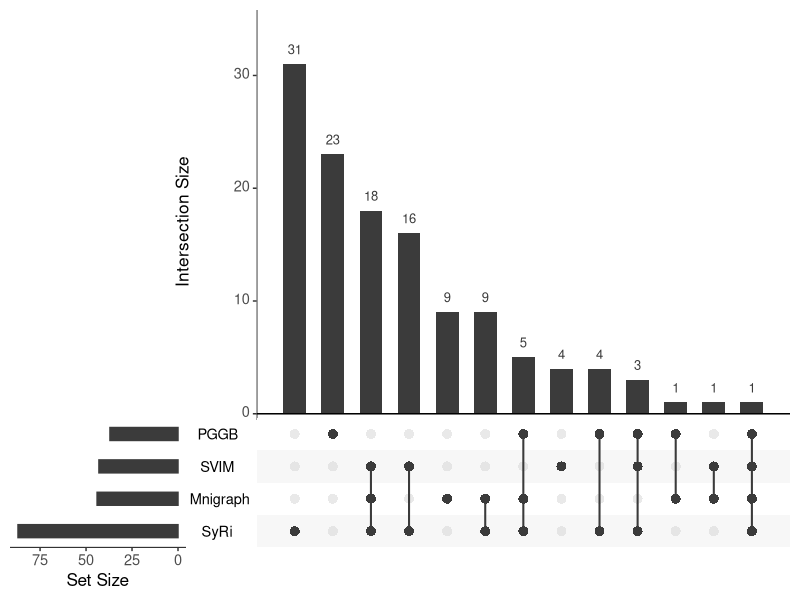
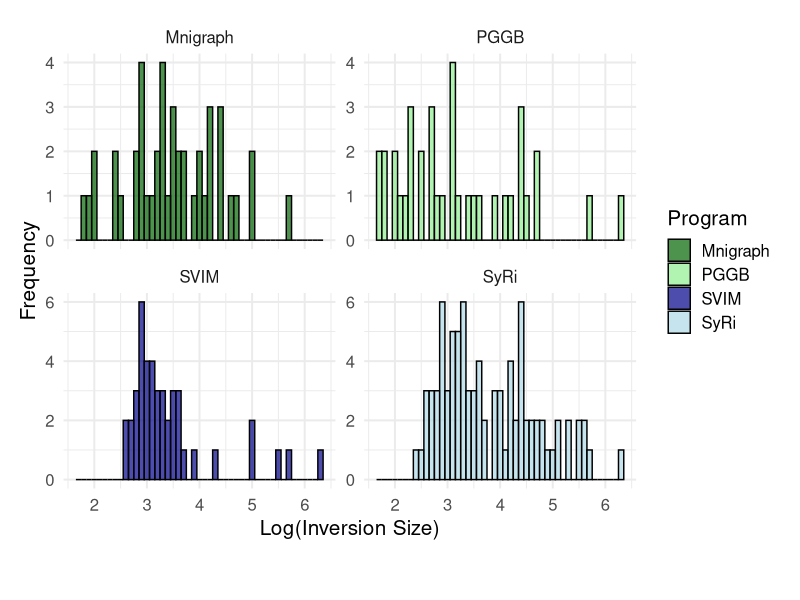

Write R code to recreate these figures, in order.
# Clean script for inversion discovery summary with UpSet plot and colored histograms

# Libraries

library(ggplot2)
library(dplyr)
library(tidyr)
library(UpSetR)

# read Data
data <- data.frame(
  Size = c(827,
           270,
           369,
           1594,
           63,
           507,
           1499,
           500,
           7954,
           185212,
           16425,
           1038,
           811,
           3844,
           366,
           102929,
           2572,
           23310,
           965,
           432,
           500,
           151,
           1039,
           455,
           1210,
           313,
           1380,
           2376,
           14448,
           4084,
           35086,
           12993,
           345,
           3500,
           1951,
           831,
           2229,
           842,
           51101,
           5014,
           3688,
           1692,
           3044,
           638,
           87522,
           81,
           839,
           306108,
           620,
           1369,
           20071,
           1884,
           35610,
           60220,
           110,
           2919,
           1230,
           110,
           519,
           186,
           184,
           318,
           69,
           52,
           196,
           137,
           2245,
           66,
           770,
           671,
           97,
           3068,
           23905,
           584,
           7370,
           392265,
           1199,
           27465,
           50,
           780,
           103653,
           93,
           4064,
           2207,
           2207,
           376312,
           246,
           1320,
           10370,
           805,
           37631,
           130142,
           183483,
           1528,
           1856,
           1343,
           23849,
           548,
           31473,
           781,
           16499,
           1030,
           49102,
           270,
           23358,
           1540,
           1194,
           7687,
           1633,
           9185,
           4891,
           731,
           1632,
           16836,
           527527,
           1205,
           1792165,
           21615,
           288389,
           1818,
           56812,
           9262,
           138184,
           24829,
           23877), 
  PGGB = c(0,
           0,
           0,
           0,
           0,
           0,
           1,
           1,
           1,
           0,
           0,
           0,
           0,
           1,
           0,
           0,
           0,
           1,
           0,
           0,
           1,
           1,
           0,
           0,
           1,
           1,
           1,
           0,
           1,
           0,
           1,
           1,
           0,
           0,
           0,
           0,
           0,
           0,
           1,
           0,
           0,
           0,
           0,
           0,
           0,
           0,
           0,
           0,
           0,
           0,
           0,
           0,
           0,
           0,
           0,
           0,
           1,
           1,
           1,
           1,
           1,
           1,
           1,
           1,
           1,
           1,
           1,
           1,
           1,
           1,
           1,
           1,
           1,
           0,
           0,
           0,
           0,
           1,
           1,
           0,
           0,
           0,
           0,
           0,
           0,
           0,
           0,
           0,
           0,
           0,
           0,
           0,
           0,
           0,
           0,
           1,
           0,
           0,
           0,
           0,
           0,
           0,
           1,
           0,
           0,
           0,
           0,
           0,
           0,
           0,
           0,
           0,
           0,
           0,
           1,
           0,
           1,
           0,
           0,
           0,
           0,
           0,
           0,
           0,
           0), # Corresponding PGGB values
  Mnigraph = c(1,
               1,
               0,
               0,
               1,
               0,
               0,
               0,
               0,
               0,
               0,
               0,
               0,
               0,
               0,
               1,
               0,
               1,
               0,
               0,
               0,
               0,
               0,
               0,
               0,
               0,
               0,
               1,
               1,
               0,
               0,
               1,
               1,
               1,
               1,
               0,
               1,
               1,
               0,
               1,
               1,
               0,
               1,
               1,
               0,
               1,
               1,
               0,
               0,
               0,
               0,
               1,
               1,
               0,
               1,
               1,
               0,
               0,
               0,
               0,
               0,
               0,
               0,
               0,
               0,
               0,
               0,
               0,
               0,
               0,
               0,
               0,
               1,
               1,
               0,
               0,
               0,
               1,
               0,
               1,
               1,
               1,
               1,
               0,
               0,
               0,
               1,
               0,
               1,
               0,
               0,
               0,
               0,
               1,
               1,
               0,
               0,
               0,
               0,
               0,
               1,
               1,
               1,
               0,
               0,
               0,
               1,
               1,
               1,
               1,
               1,
               0,
               0,
               1,
               1,
               0,
               0,
               0,
               0,
               0,
               0,
               0,
               0,
               0,
               0), # Corresponding Mnigraph values
  SVIM = c(0,
           0,
           1,
           1,
           0,
           1,
           0,
           0,
           1,
           0,
           0,
           1,
           1,
           0,
           0,
           1,
           1,
           0,
           1,
           1,
           0,
           0,
           1,
           0,
           0,
           0,
           0,
           1,
           0,
           1,
           0,
           0,
           0,
           1,
           1,
           1,
           1,
           1,
           0,
           1,
           1,
           0,
           1,
           1,
           0,
           0,
           0,
           0,
           1,
           0,
           1,
           0,
           0,
           0,
           0,
           1,
           0,
           0,
           0,
           0,
           0,
           0,
           0,
           0,
           0,
           0,
           0,
           0,
           0,
           0,
           0,
           0,
           0,
           1,
           0,
           0,
           1,
           0,
           0,
           1,
           1,
           0,
           1,
           0,
           0,
           0,
           0,
           1,
           0,
           1,
           0,
           0,
           0,
           1,
           1,
           1,
           0,
           1,
           0,
           1,
           0,
           1,
           0,
           0,
           0,
           0,
           1,
           0,
           0,
           0,
           0,
           0,
           1,
           0,
           1,
           0,
           1,
           0,
           1,
           0,
           0,
           0,
           0,
           0,
           0), # Corresponding SVIM values
  SyRi = c(0,
           0,
           1,
           1,
           0,
           1,
           0,
           0,
           1,
           1,
           1,
           1,
           1,
           1,
           1,
           0,
           1,
           0,
           1,
           1,
           0,
           0,
           0,
           1,
           0,
           0,
           0,
           1,
           1,
           1,
           1,
           1,
           1,
           1,
           1,
           1,
           1,
           1,
           1,
           1,
           1,
           1,
           1,
           1,
           1,
           0,
           1,
           1,
           1,
           1,
           1,
           0,
           1,
           1,
           0,
           1,
           0,
           0,
           0,
           0,
           0,
           0,
           0,
           0,
           0,
           0,
           1,
           0,
           0,
           0,
           0,
           0,
           1,
           1,
           1,
           1,
           1,
           1,
           0,
           1,
           1,
           0,
           1,
           1,
           1,
           1,
           0,
           0,
           1,
           0,
           1,
           1,
           1,
           1,
           1,
           1,
           1,
           1,
           1,
           0,
           1,
           1,
           1,
           1,
           1,
           1,
           1,
           1,
           0,
           1,
           1,
           1,
           1,
           1,
           1,
           1,
           1,
           1,
           1,
           1,
           1,
           1,
           1,
           1,
           1) # Corresponding SyRi values
)

# UpSet Plot
upset(
  data,
  sets = c("PGGB", "Mnigraph", "SVIM", "SyRi"),
  order.by = "freq",
  text.scale = 1.5,
  point.size = 3
)

# Prepare for Histograms
# Pivot to long, filter for "present" (i.e. 1)
active_data <- data %>%
  pivot_longer(cols = c("PGGB", "Mnigraph", "SVIM", "SyRi"),
               names_to = "Program",
               values_to = "Presence") %>%
  filter(Presence == 1) %>%
  mutate(LogSize = log10(Size))

# Colored Log10-Size Histograms (Facet by Program) 
p <- ggplot(active_data, aes(x = LogSize, fill = Program)) +
  geom_histogram(binwidth = 0.1, color = "black", alpha = 0.7) +
  facet_wrap(~ Program, nrow = 2, scales = "free_y") +
  labs(x = "Log(Inversion Size)", y = "Frequency") +
  theme_minimal(base_size = 15) +
  theme(plot.margin = unit(c(1, 1, 3, 1), "lines")) +
  scale_fill_manual(values = c(
    "PGGB" = "lightgreen",
    "Mnigraph" = "darkgreen", 
    "SVIM" = "darkblue",
    "SyRi" = "lightblue"
  ))

print(p)

#  Annotated Custom Titles 
# 
if (interactive()) {
  library(grid)
  print(p)
  grid.text("Graph-based", x = 0.5, y = 1.0, gp = gpar(fontsize = 15, fontface = "bold"))
  grid.text("Synteny-based", x = 0.5, y = 0.52, gp = gpar(fontsize = 15, fontface = "bold"))
}

# Summary statistics
cat("Mean inversion size: ", mean(data$Size), "\n")
